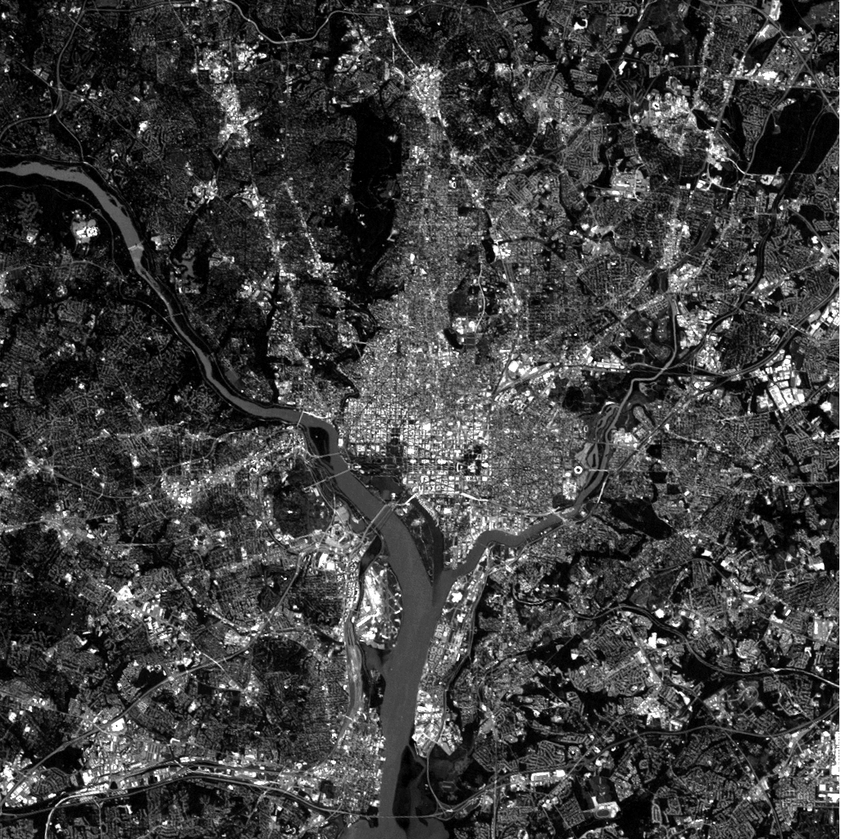
%> input picture EE415/Project 10/Fig0627(a)(WashingtonDC Band3-RED).png, 841 x 839 px, shrunk from 1026 x 1024 before the run; the run also reads 1 picture not shown here
$ octave proj10_b.m   (GNU Octave 9; MATLAB toolbox functions it lacks are replaced by stand-ins)
%> lines starting %> are read from the running program, lines starting %| are printed output that depends on the picture
% read original images
a = imread('Fig0627(a)(WashingtonDC Band3-RED).png');
%> a is the input picture: size 839x841 uint8; min 0, max 255, mean 62.5
b = imread('Fig0627(b)(WashingtonDC Band2-GREEN).png');
c = imread('Fig0627(c)(1)(WashingtonDC Band1-BLUE).png');
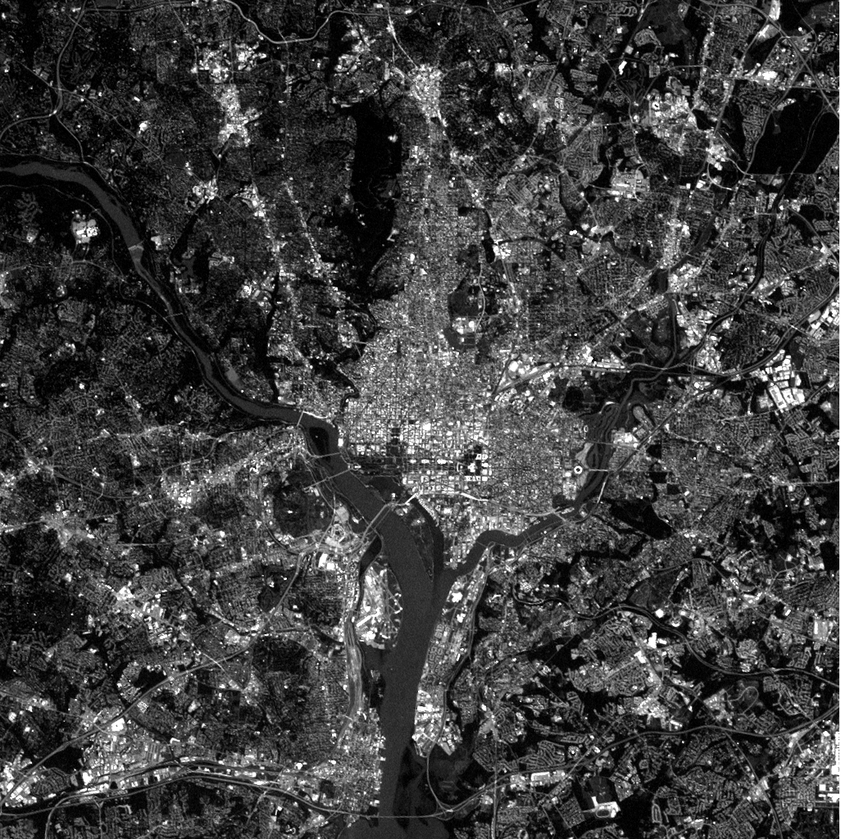
%> input picture EE415/Project 10/Fig0627(c)(1)(WashingtonDC Band1-BLUE).png, 841 x 839 px, shrunk from 1026 x 1024 before the run
%> c is the input picture: size 839x841 uint8; min 0, max 255, mean 62.4
d = imread('Fig0627(d)(WashingtonDC Band4).png');
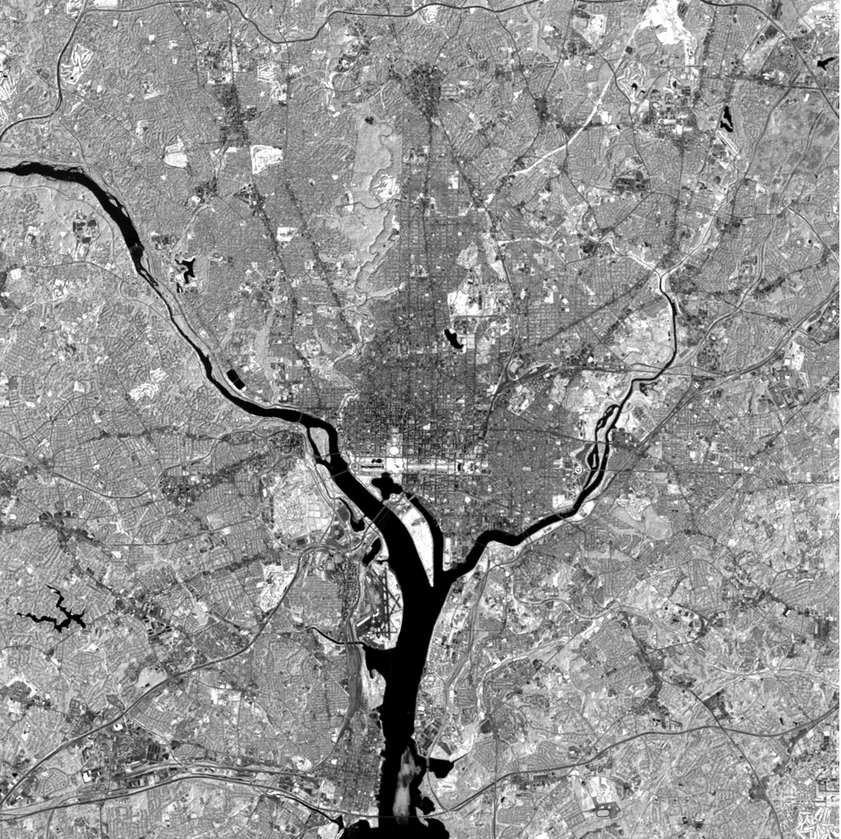
%> input picture EE415/Project 10/Fig0627(d)(WashingtonDC Band4).png, 841 x 839 px, shrunk from 1026 x 1024 before the run
%> d is the input picture: size 839x841 uint8; min 0, max 255, mean 146.4

% show original images in subplots
figure(1);
subplot(2,2,1);
imshow(a);
subplot(2,2,2);
imshow(b);
subplot(2,2,3);
imshow(c);
subplot(2,2,4);
imshow(d);

[M,N] = size(a);
%> M = 839; N = 841

% create image e from a, b, c as red, green, blue
e = zeros(M, N, 3, 'uint8');

% red
e(:,:,1) = a;
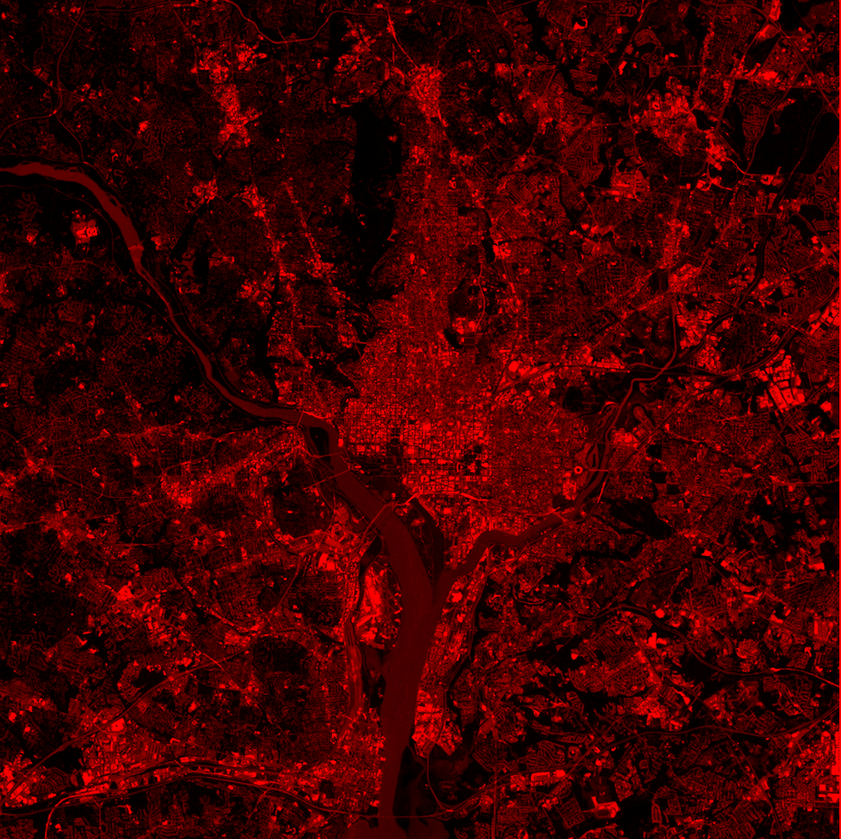
%> e: size 839x841x3 uint8; mean R, G, B 62.5, 0, 0
% green
e(:,:,2) = b;
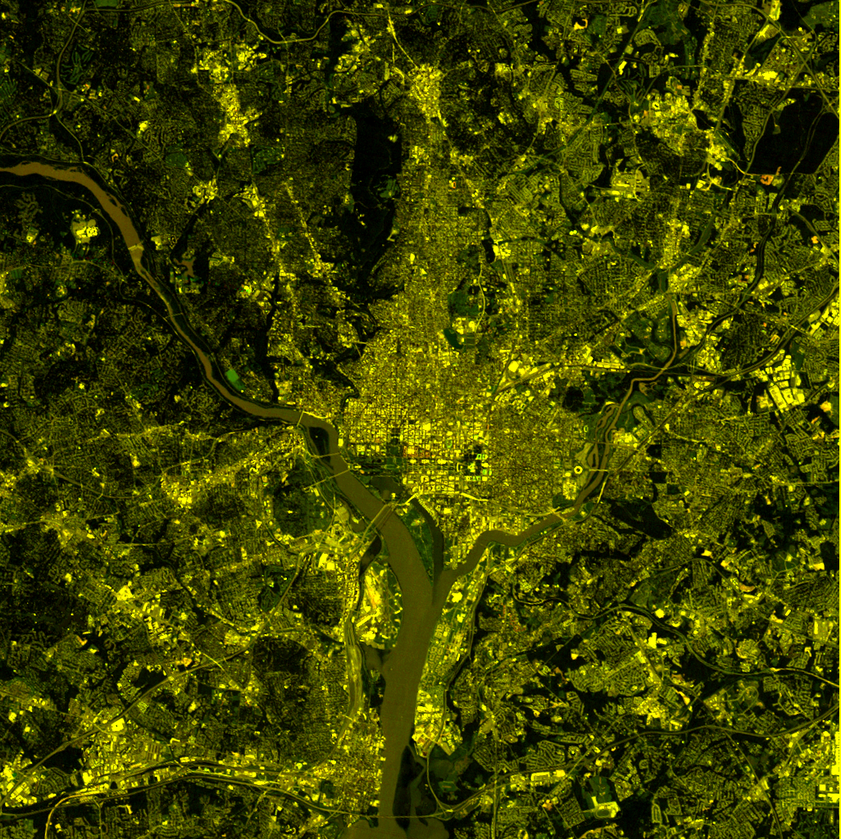
%> e: size 839x841x3 uint8; mean R, G, B 62.5, 67.9, 0
% blue
e(:,:,3) = c;

% show image e
figure(2);
imshow(e);

% create image f using image d as red
f = zeros(M, N, 3, 'uint8');

% red
f(:,:,1) = d;
% green
f(:,:,2) = b;
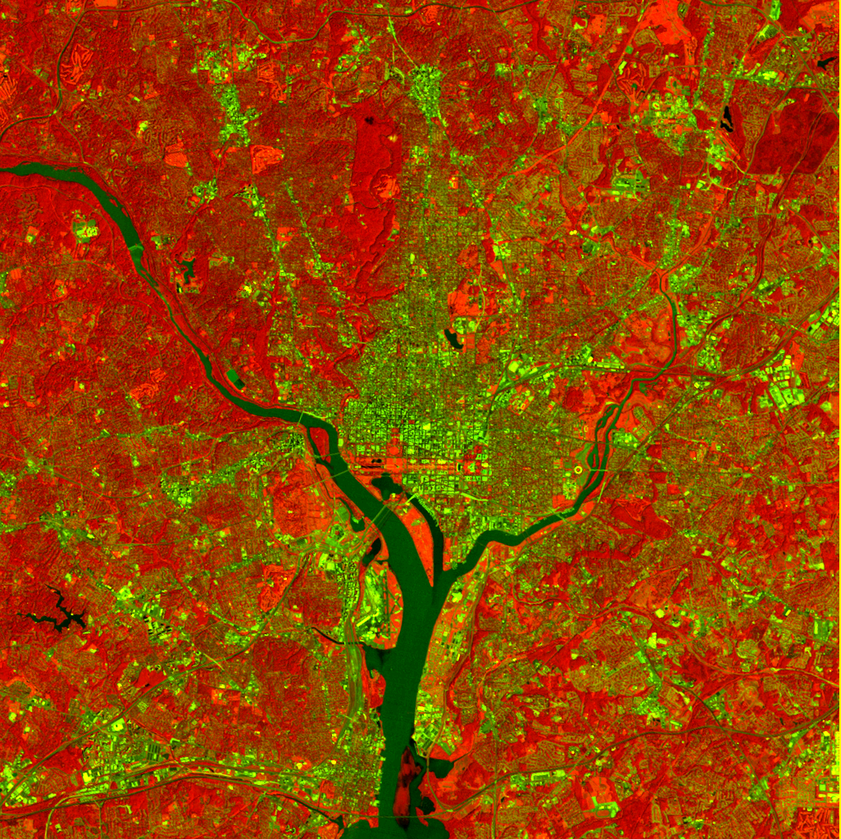
%> f: size 839x841x3 uint8; mean R, G, B 146.4, 67.9, 0
% blue
f(:,:,3) = c;
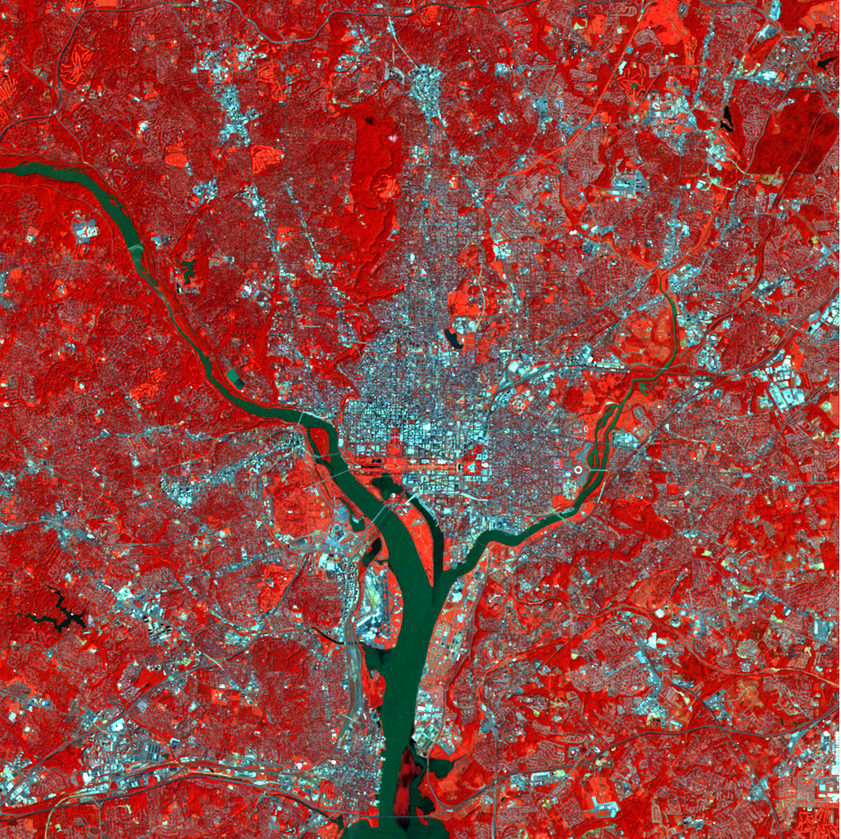
%> f: size 839x841x3 uint8; mean R, G, B 146.4, 67.9, 62.4

% show image f
figure(3);
imshow(f);

% write all images to output folder
mkdir 'imgs_627';
imwrite(a, 'imgs_627/img_a.png');
imwrite(b, 'imgs_627/img_b.png');
imwrite(c, 'imgs_627/img_c.png');
imwrite(d, 'imgs_627/img_d.png');
imwrite(e, 'imgs_627/img_e.png');
imwrite(f, 'imgs_627/img_f.png');
